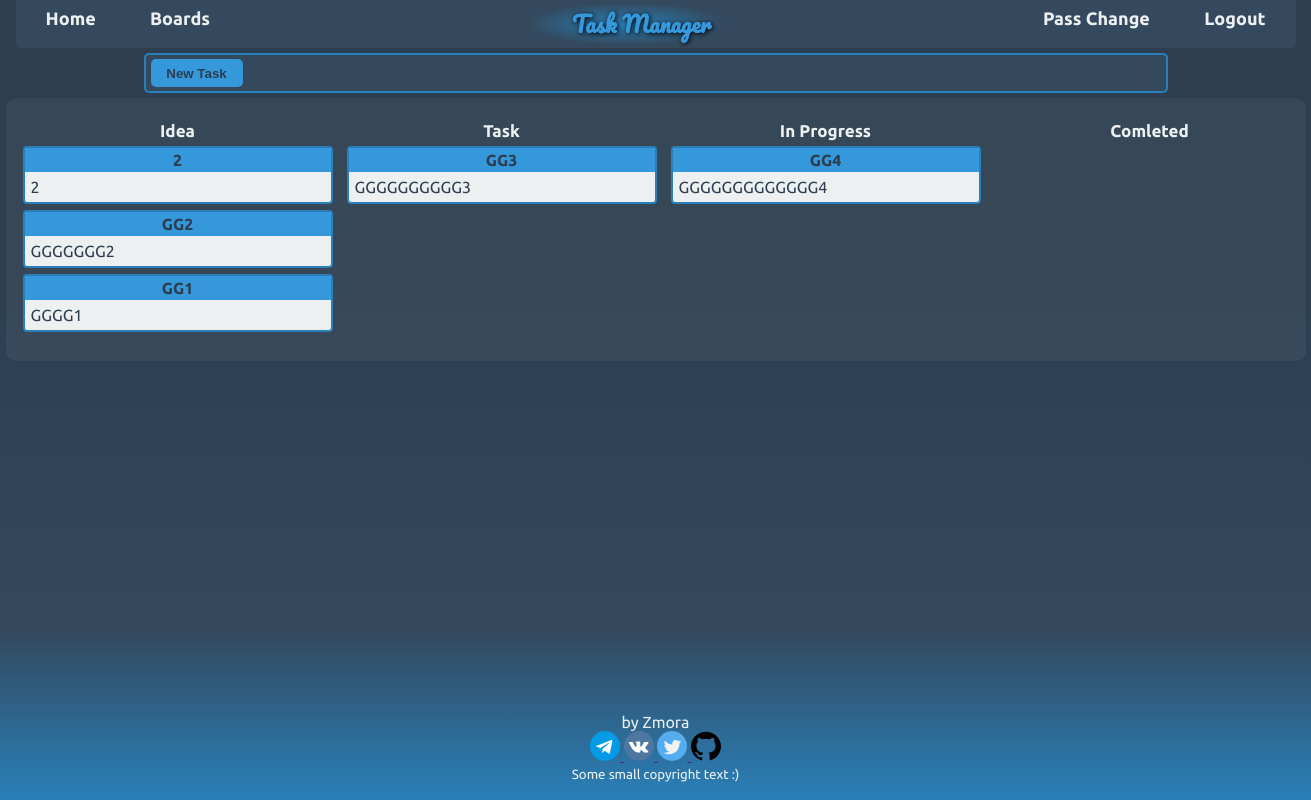
/taskboard/2 (signed in), run on the app's committed database.
### task_manager/models.py (models this page shows, shortened)
class Task(models.Model):
	STAGE_CHOICE = (
		(1, 'Idea'),
		(2, 'Task'),
		(3, 'In Progress'),
		(4, 'Comleted'))
	COLOR_CHOICE = (
		('bg1', 'Red'),
		('bg2', 'Green'),
		('bg3', 'Orange'),
		('bg4', 'Lilac'),
		('bg5', 'Blue'),)
	title = models.CharField(max_length=32)
	body = models.CharField(max_length=185)
	stage = models.IntegerField(choices=STAGE_CHOICE, default=1)
	bg = models.CharField(max_length=3, choices=COLOR_CHOICE, default='bg5')
	pub_date = models.DateTimeField(auto_now_add=True)
	last_change = models.DateTimeField(auto_now=True)
	board = models.ForeignKey(TaskBoard, on_delete=models.CASCADE,
		related_name='tasks')
	class Meta:
		ordering = ['-last_change']
		verbose_name = 'Task'
		verbose_name_plural = 'Tasks'

### task_manager/views.py (the view, shortened to what this page needs)
# urls.py: path('taskboard/<int:board_id>', TasksView.as_view(),
class TasksView(LoginRequiredMixin, View):
	login_url='login_url'
	def get(self, request, board_id):
		if TaskBoard.objects.get(id=board_id).user != request.user:
			return HttpResponseForbidden('<h1>403 Forbidden</h1>')
		tasks = Task.objects.filter(board=board_id)
		stages = Task.STAGE_CHOICE
		form = TaskForm()
		context = {
			'tasks': tasks,
			'stages': stages,
			'form': form,
		}
		return render(request, 'task_manager/taskboard.html', context=context)

### task_manager/templates/task_manager/taskboard.html (shortened to what this page needs)
{% extends "index.html" %}
{% block main %}
	{% include 'task_manager/includes/task_toolbar.html' %}
	<div class="tasks-container">
		<div class="tasks js-tasks" data-drop-url="{% url 'view_drop' %}">
		{% for stage in stages %}
			<div class="colmn js-col" data-column-id="{{stage.0}}">
				<div class="col-title"> <span> {{stage.1}} </span> </div>
				<div class="col-tasks js-inner">
					{% for task in tasks %}
						{% if  task.stage == stage.0%}
							<div class="card1 js-card"  draggable="true" data-task-id="{{task.id}}" data-task-stage="{{task.stage}}" data-task-title="{{task.title}}" data-task-body="{{task.body}}" data-task-color="{{task.bg}}">
								<div class="card1-title {{task.bg}}"> <span> {{task.title}} </span> </div>
								<div class="card1-body"> <span> {{task.body}} </span> </div>
							</div>
						{% endif %}
					{% endfor %}
				</div>
			</div>
		{% endfor %}
		</div>
	</div>
{% endblock main %}

### static/css/style.css (style rules this page uses)
*, *::before, *::after { box-sizing: border-box; margin: 0; padding: 0; }
body { font-family: 'Ubuntu', sans-serif; height: 100vh; font-size: 16px; font-weight: 400; line-height: normal; color: #ecf0f1; background: rgb(44,62,80); background: linear-gradient(180deg, rgba(44,62,80,1) 33%, rgba(52,73,94,1) 79%, rgba(41,128,185,1) 100%); background-attachment: fixed; }
.tasks-container { width: 1300px; margin: 0 auto; background-color: rgba(255,255,255,0.05); border-radius: 10px; padding: 8px 0; }
.tasks { display: flex; justify-content: space-around; width: auto; margin: 10px 0; padding: 0 10px; }
.colmn { width: auto; height: 100%; border-radius: 2px; margin: 5px 5px; }
.col-title { text-align: center; font-size: 17px; font-weight: 600; width: 310px; margin: 0 2px; }
.card1 { position: relative; color: #2c3e50; background-color: #ecf0f1 ; margin: 6px 2px; height: auto; width: 310px; border-radius: 4px; border: 2px solid #2980b9; cursor: grab; }
.card1-title { height: 24px; text-align: center; font-weight: bold; line-height: 24px; border-top-left-radius: 2px; border-top-right-radius: 2px; }
.bg5 { background-color: #3498db }
.card1-body { padding: 6px; }

### data on the page
Task: title "2", body "2"
Task: title "GG2", body "GGGGGGG2"
Task: title "GG1", body "GGGG1"
Task: title "GG3", body "GGGGGGGGGG3"
Task: title "GG4", body "GGGGGGGGGGGGG4"

### other printed values
{{ stage.1 }} "Idea" "Task" "In Progress" "Comleted"
